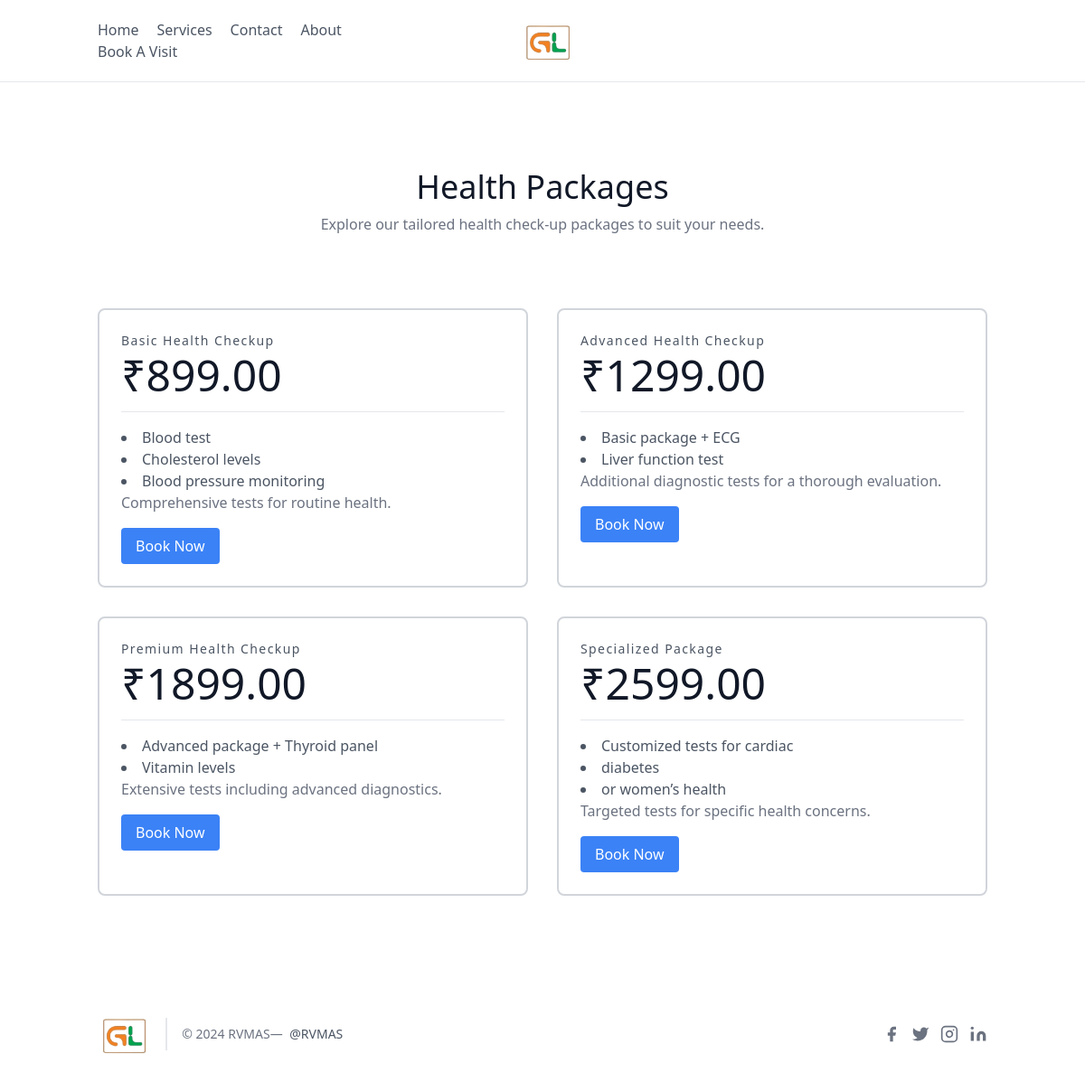
Page /Services.php on the committed database.
### tables this page shows
CREATE TABLE `package` (
  `package_id` int(11) NOT NULL,
  `package_name` varchar(100) NOT NULL,
  `description` text NOT NULL,
  `price` decimal(10,2) NOT NULL,
  `features` text NOT NULL
);

### Services.php (the view, shortened to what this page needs)
<?php include "./conn.php"; ?>
<!doctype html>
<html>
<head>
  <script src="https://cdn.tailwindcss.com"></script>
</head>
<body>
  <header class="text-gray-600 body-font">
    <div class="container mx-auto flex flex-wrap p-5 flex-col md:flex-row items-center">
      <nav id="nav" class="flex lg:w-2/5 flex-wrap items-center text-base md:ml-auto">
          <a href="./index.html" class=" mr-5 hover:text-gray-900">Home</a>
        <a href="./Services.php" class="mr-5 hover:text-gray-900">Services</a>
        <a href="./Contect.html" class="mr-5 hover:text-gray-900">Contact</a>
        <a href="./About.html" class="mr-5 hover:text-gray-900">About</a>
        <a href="./Home.php" class="mr-5 hover:text-gray-900">Book A Visit</a>
      </nav>
      <a class="flex order-first lg:order-none lg:w-1/5 title-font font-medium items-center text-gray-900 lg:items-center lg:justify-center mb-4 md:mb-0">
        <span class="ml-3 text-xl">                <img src="./img/logo.png" style="height: 50px !important;" alt="logo">
        </span>
      </a>
    </div>
  </header>
  <hr>
<?php
$sql = "SELECT package_name, description, price, features FROM package";
$result = $conn->query($sql);
if ($result->num_rows > 0) {
    echo "<section class='text-gray-600 body-font overflow-hidden'>
        <div class='container px-5 py-24 mx-auto'>
            <div class='flex flex-col text-center w-full mb-20'>
                <h1 class='sm:text-4xl text-3xl font-medium title-font mb-2 text-gray-900'>Health Packages</h1>
                <p class='lg:w-2/3 mx-auto leading-relaxed text-base text-gray-500'>
                    Explore our tailored health check-up packages to suit your needs.
                </p>
            </div>
            <div class='flex flex-wrap -m-4'>";
    while ($row = $result->fetch_assoc()) {
        $features = explode(',', $row['features']);
        $features_list = "<ul class='list-disc list-inside'>";
        foreach ($features as $feature) {
            $features_list .= "<li>" . trim($feature) . "</li>";
        }
        $features_list .= "</ul>";
        echo "<div class='p-4 xl:w-1/4 md:w-1/2 w-full'>
            <div class='h-full p-6 rounded-lg border-2 border-gray-300 flex flex-col relative overflow-hidden'>
                <h2 class='text-sm tracking-widest title-font mb-1 font-medium'>" . $row['package_name'] . "</h2>
                <h1 class='text-5xl text-gray-900 leading-none flex items-center pb-4 mb-4 border-b border-gray-200'>
                    <span>&#8377;" . $row['price'] . "</span>
                </h1>
                " . $features_list . "
                <p class='text-gray-500 mb-4'>" . $row['description'] . "</p>
                <form action='Home.php' method='GET'>
                <button
                    type='submit'
                    class='bg-blue-500 text-white py-2 px-4 rounded hover:bg-blue-600'>
                    Book Now
                </button>
            </form>
            </div>
        </div>";
    }
    echo "</div>
        </div>
    </section>";
} else {
    echo "<p>No packages available.</p>";
}
?>
     <footer class="text-gray-600 body-font">
        <div class="container px-5 py-8 mx-auto flex items-center sm:flex-row flex-col">
          <a class="flex title-font font-medium items-center md:justify-start justify-center text-gray-900">
           <img src="./img/logo.png" style="height: 50px !important;">
          </a>
          <p class="text-sm text-gray-500 sm:ml-4 sm:pl-4 sm:border-l-2 sm:border-gray-200 sm:py-2 sm:mt-0 mt-4">© 2024 RVMAS—
            <a href="https://twitter.com/knyttneve" class="text-gray-600 ml-1" rel="noopener noreferrer" target="_blank">@RVMAS</a>
          </p>
          <span class="inline-flex sm:ml-auto sm:mt-0 mt-4 justify-center sm:justify-start">
            <a class="text-gray-500">
              <svg fill="currentColor" stroke-linecap="round" stroke-linejoin="round" stroke-width="2" class="w-5 h-5" viewBox="0 0 24 24">
                <path d="M18 2h-3a5 5 0 00-5 5v3H7v4h3v8h4v-8h3l1-4h-4V7a1 1 0 011-1h3z"></path>
              </svg>
            </a>
            <a class="ml-3 text-gray-500">
              <svg fill="currentColor" stroke-linecap="round" stroke-linejoin="round" stroke-width="2" class="w-5 h-5" viewBox="0 0 24 24">
                <path d="M23 3a10.9 10.9 0 01-3.14 1.53 4.48 4.48 0 00-7.86 3v1A10.66 10.66 0 013 4s-4 9 5 13a11.64 11.64 0 01-7 2c9 5 20 0 20-11.5a4.5 4.5 0 00-.08-.83A7.72 7.72 0 0023 3z"></path>
              </svg>
            </a>
            <a class="ml-3 text-gray-500">
              <svg fill="none" stroke="currentColor" stroke-linecap="round" stroke-linejoin="round" stroke-width="2" class="w-5 h-5" viewBox="0 0 24 24">
                <rect width="20" height="20" x="2" y="2" rx="5" ry="5"></rect>
                <path d="M16 11.37A4 4 0 1112.63 8 4 4 0 0116 11.37zm1.5-4.87h.01"></path>
              </svg>
            </a>
            <a class="ml-3 text-gray-500">
              <svg fill="currentColor" stroke="currentColor" stroke-linecap="round" stroke-linejoin="round" stroke-width="0" class="w-5 h-5" viewBox="0 0 24 24">
                <path stroke="none" d="M16 8a6 6 0 016 6v7h-4v-7a2 2 0 00-2-2 2 2 0 00-2 2v7h-4v-7a6 6 0 016-6zM2 9h4v12H2z"></path>
                <circle cx="4" cy="4" r="2" stroke="none"></circle>
              </svg>
            </a>
          </span>
        </div>
      </footer>
</body>
</html>

### rows in the picture
package: package_name "Basic Health Checkup", price "899.00", features "Blood test", features "Cholesterol levels", features "Blood pressure monitoring", description "Comprehensive tests for routine health."
package: package_name "Advanced Health Checkup", price "1299.00", features "Basic package + ECG", features "Liver function test", description "Additional diagnostic tests for a thorough evaluation."
package: package_name "Premium Health Checkup", price "1899.00", features "Advanced package + Thyroid panel", features "Vitamin levels", description "Extensive tests including advanced diagnostics."
package: package_name "Specialized Package", price "2599.00", features "Customized tests for cardiac", features "diabetes", features "or women’s health", description "Targeted tests for specific health concerns."
